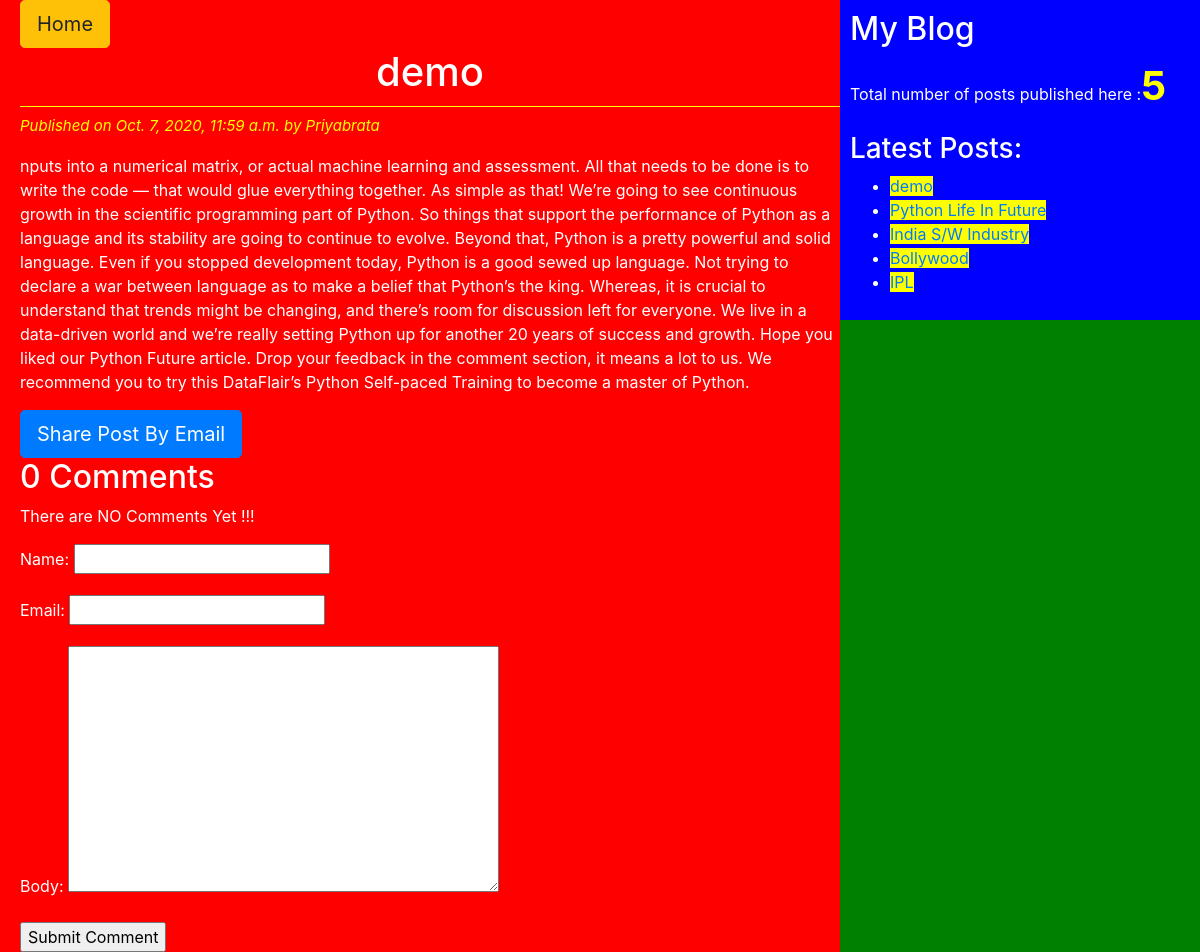
Screenshot of /2020/10/07/demo/ with the database file from the repository.
### blogApp/models.py (models this page shows)
class Post(models.Model):
    STATUS_CHOICES = (('draft','Draft'),('published','Published'))
    title = models.CharField(max_length=256)
    slug = models.SlugField(max_length=264,unique_for_date='publish')
    author = models.ForeignKey(User,related_name='blog_posts',on_delete=models.DO_NOTHING)
    body = models.TextField()
    publish = models.DateTimeField(default=timezone.now)
    created = models.DateTimeField(auto_now_add=True)
    updated = models.DateTimeField(auto_now=True)
    status = models.CharField(max_length=10,choices=STATUS_CHOICES,default='draft')
    objects=CustomManager()
    class Meta:
        ordering = ('-publish',)
    def get_absolute_url(self):
        return reverse('post_detail',args=[self.publish.year,self.publish.strftime('%m'),self.publish.strftime('%d'),self.slug])

### blogApp/views.py (the view)
# urls.py: path('<year>/<month>/<day>/<post>/',views.post_detail_view,name='post_detail'),
def post_detail_view(request,year,month,day,post):
    post=get_object_or_404(Post,slug=post,status='published',publish__year=year,publish__month=month,publish__day=day)
    comments=post.comments.filter(active=True)
    csubmit=False
    if request.method=='POST':
        form=CommentForm(request.POST)
        if form.is_valid():
            new_comment=form.save(commit=False)
            new_comment.post=post
            new_comment.save()
            csubmit=True
    else:
        form=CommentForm()
    return render(request,'blogApp/post_detail.html',{'post':post,'form':form,'comments':comments,'csubmit':csubmit})

### blogApp/forms.py
class CommentForm(forms.ModelForm):
    class Meta:
        model=Comment
        fields=('name','email','body')

### blogApp/models.py (called while the page is built)
    def get_queryset(self):
        return super().get_queryset().filter(status='published')

### blogApp/templatetags/blog_tags.py (called while the page is built)
@register.simple_tag(name='my_tag')
def total_posts():
    return Post.objects.count()

@register.inclusion_tag('blogApp/latest_posts123.html')
def show_latest_posts(count=3):
    latest_posts=Post.objects.order_by('-publish')[:count]
    return {'latest_posts':latest_posts}

### templates/blogApp/post_detail.html (shortened to what this page needs)
<!DOCTYPE html>
{%extends 'blogApp/base.html'%}
{%block content%}
<a href="/" class="btn btn-warning btn-lg">Home</a>
<h1>{{post.title}}</h1>
<p id='date'>Published on {{post.publish}} by {{post.author|title}}</p>
{{post.body|linebreaks}}
<a href="/{{post.id}}/share" class='btn btn-lg btn-primary'> Share Post By Email</a>
{% with comments.count as comments_count %}
<h2>{{comments_count}} Comment{{comments_count|pluralize}}</h2>
{% endwith%}
{%if comments %}
{%for comment in comments %}
<p id='ch'> comment {{forloop.counter}} by {{comment.name}} on {{comment.created}}</p>
<div class="cb">{{comment.body|linebreaks}}</div>
<hr>
{%endfor%}
{%else%}
<p>There are NO Comments Yet !!!</p>
{%endif%}
{%if csubmit %}
<h2>Your Comment Added Succefully</h2>
{%else%}
<form method="post">
  {{form.as_p}}
  <input type="submit" name="" value="Submit Comment">
</form>
{%endif%}
{%endblock%}

### templates/blogApp/latest_posts123.html
<ul>
  {%for post in latest_posts%}
  <li><a href="{{post.get_absolute_url}}">{{post.title}}</a></li>
  {%endfor%}
</ul>

### static/css/blogApp.css (style rules this page uses)
h1 { text-align: center; border-bottom: 1px solid yellow; padding-bottom: 10px; }
#date { color: yellow; font-size: 15px; font-style: italic; }
body { color: white; background: green; }
a { background: yellow; }

### rows the page displays
Post: title "demo", publish "Oct. 7, 2020, 11:59 a.m.", author "Priyabrata", body "nputs into a numerical matrix, or actual machine learning and assessment. All that needs to be done is to write the code — that would glue everything together. As simple as that! We’re going to see continuous growth in the scientific programming part of Python. So things that support the performance of Python as a language and its stability are going to continue to evolve. Beyond that, Python is a pretty powerful and solid language. Even if you stopped development today, Python is a good sewed up language. Not trying to declare a war between language as to make a belief that Python’s the king. Whereas, it is crucial to understand that trends might be changing, and there’s room for…"
Post: title "Python Life In Future"
Post: title "India S/W Industry"
Post: title "Bollywood"
Post: title "IPL"

### other values shown
{{ comments_count }} "0"
